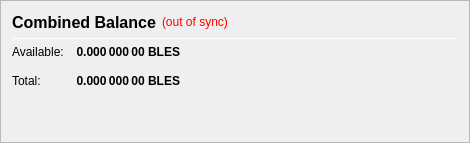
                   <widget class="QFrame" name="frame_CombinedBalances">
                    <property name="minimumSize">
                     <size>
                      <width>470</width>
                      <height>0</height>
                     </size>
                    </property>
                    <property name="frameShape">
                     <enum>QFrame::StyledPanel</enum>
                    </property>
                    <property name="frameShadow">
                     <enum>QFrame::Raised</enum>
                    </property>
                    <layout class="QVBoxLayout" name="verticalLayout_5">
                     <item>
                      <layout class="QHBoxLayout" name="horizontalLayout_5" stretch="0,0,0">
                       <item>
                        <widget class="QLabel" name="label_5z">
                         <property name="minimumSize">
                          <size>
                           <width>0</width>
                           <height>20</height>
                          </size>
                         </property>
                         <property name="font">
                          <font>
                           <pointsize>12</pointsize>
                           <weight>75</weight>
                           <bold>true</bold>
                          </font>
                         </property>
                         <property name="toolTip">
                          <string>Combined Balance (including unconfirmed and immature coins)</string>
                         </property>
                         <property name="text">
                          <string>Combined Balance</string>
                         </property>
                        </widget>
                       </item>
                       <item>
                        <widget class="QLabel" name="labelWalletStatus">
                         <property name="cursor">
                          <cursorShape>WhatsThisCursor</cursorShape>
                         </property>
                         <property name="toolTip">
                          <string>The displayed information may be out of date. Your wallet automatically synchronizes with the Blessing network after a connection is established, but this process has not completed yet.</string>
                         </property>
                         <property name="styleSheet">
                          <string notr="true">QLabel { color: red; }</string>
                         </property>
                         <property name="text">
                          <string notr="true">(out of sync)</string>
                         </property>
                         <property name="alignment">
                          <set>Qt::AlignLeading|Qt::AlignLeft|Qt::AlignVCenter</set>
                         </property>
                        </widget>
                       </item>
                       <item>
                        <spacer name="horizontalSpacer_1">
                         <property name="orientation">
                          <enum>Qt::Horizontal</enum>
                         </property>
                         <property name="sizeHint" stdset="0">
                          <size>
                           <width>40</width>
                           <height>20</height>
                          </size>
                         </property>
                        </spacer>
                       </item>
                      </layout>
                     </item>
                     <item>
                      <widget class="Line" name="line_CombinedBalance">
                       <property name="minimumSize">
                        <size>
                         <width>0</width>
                         <height>1</height>
                        </size>
                       </property>
                       <property name="maximumSize">
                        <size>
                         <width>16777215</width>
                         <height>1</height>
                        </size>
                       </property>
                       <property name="orientation">
                        <enum>Qt::Horizontal</enum>
                       </property>
                      </widget>
                     </item>
                     <item>
                      <layout class="QGridLayout" name="gridLayout_3">
                       <property name="spacing">
                        <number>12</number>
                       </property>
                       <item row="1" column="0">
                        <widget class="QLabel" name="labelBalanceTextz">
                         <property name="text">
                          <string>Available:</string>
                         </property>
                        </widget>
                       </item>
                       <item row="1" column="1">
                        <widget class="QLabel" name="labelBalancez">
                         <property name="font">
                          <font>
                           <weight>75</weight>
                           <bold>true</bold>
                          </font>
                         </property>
                         <property name="cursor">
                          <cursorShape>IBeamCursor</cursorShape>
                         </property>
                         <property name="toolTip">
                          <string>Your current spendable balance</string>
                         </property>
                         <property name="text">
                          <string notr="true">0.000 000 00 BLES</string>
                         </property>
                         <property name="alignment">
                          <set>Qt::AlignRight|Qt::AlignTrailing|Qt::AlignVCenter</set>
                         </property>
                         <property name="textInteractionFlags">
                          <set>Qt::LinksAccessibleByMouse|Qt::TextSelectableByKeyboard|Qt::TextSelectableByMouse</set>
                         </property>
                        </widget>
                       </item>
                       <item row="2" column="0">
                        <widget class="QLabel" name="labelTotalTextz">
                         <property name="text">
                          <string>Total:</string>
                         </property>
                        </widget>
                       </item>
                       <item row="2" column="1">
                        <widget class="QLabel" name="labelTotalz">
                         <property name="font">
                          <font>
                           <weight>75</weight>
                           <bold>true</bold>
                          </font>
                         </property>
                         <property name="cursor">
                          <cursorShape>IBeamCursor</cursorShape>
                         </property>
                         <property name="toolTip">
                          <string>Total Balance, including all unavailable coins.</string>
                         </property>
                         <property name="text">
                          <string notr="true">0.000 000 00 BLES</string>
                         </property>
                         <property name="alignment">
                          <set>Qt::AlignRight|Qt::AlignTrailing|Qt::AlignVCenter</set>
                         </property>
                         <property name="textInteractionFlags">
                          <set>Qt::LinksAccessibleByMouse|Qt::TextSelectableByKeyboard|Qt::TextSelectableByMouse</set>
                         </property>
                        </widget>
                       </item>
                       <item row="2" column="3">
                        <spacer name="horizontalSpacer_2">
                         <property name="orientation">
                          <enum>Qt::Horizontal</enum>
                         </property>
                         <property name="sizeHint" stdset="0">
                          <size>
                           <width>40</width>
                           <height>20</height>
                          </size>
                         </property>
                        </spacer>
                       </item>
                      </layout>
                     </item>
                     <item>
                      <spacer name="verticalSpacer_1">
                       <property name="orientation">
                        <enum>Qt::Vertical</enum>
                       </property>
                       <property name="sizeHint" stdset="0">
                        <size>
                         <width>20</width>
                         <height>40</height>
                        </size>
                       </property>
                      </spacer>
                     </item>
                    </layout>
                   </widget>
